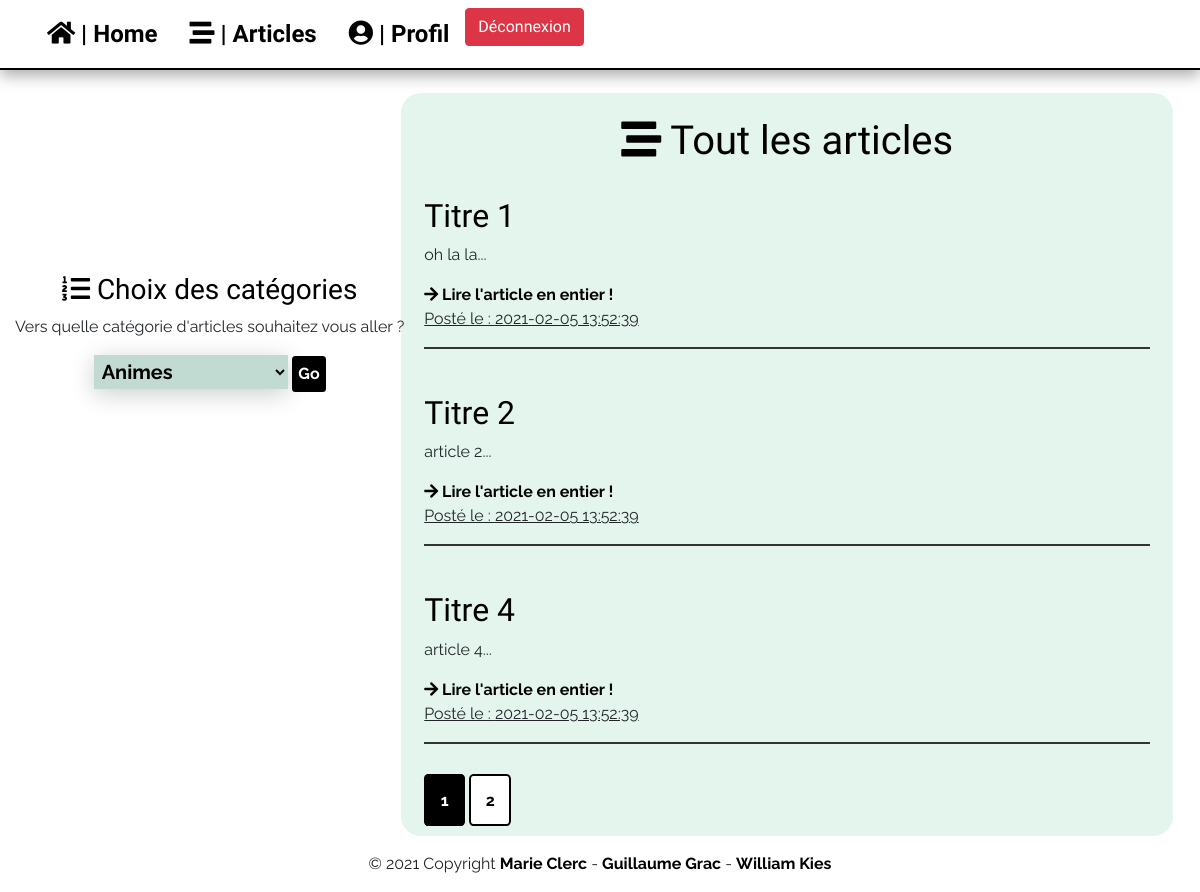
The page /templates/pages/articles.php?p=2 (signed in) on the database its author committed.
### tables this page shows
CREATE TABLE IF NOT EXISTS `articles` (
  `id` int(11) NOT NULL AUTO_INCREMENT,
  `titre` varchar(255) NOT NULL,
  `article` text NOT NULL,
  `id_utilisateur` int(11) NOT NULL,
  `id_categorie` int(11) NOT NULL,
  `date` timestamp NOT NULL,
  PRIMARY KEY (`id`)
);

### libraries/autoload.php (called while the page is built, shortened)
<?php
spl_autoload_register(function ($className)
{
    $className = str_replace("\\", "/", $className);
});

### libraries/Database.php (called while the page is built)
<?php
class Database
{
    private static $instance = null;
    public static function getPdo(): PDO
    {
        if (self::$instance === null)
        {
            try
            {
                self::$instance = new PDO('mysql:host=localhost; dbname=blog', 'root', '', [
                    PDO::ATTR_ERRMODE => PDO::ERRMODE_EXCEPTION,
                    PDO::ATTR_DEFAULT_FETCH_MODE => PDO::FETCH_ASSOC
                ]);
            }
            catch (PDOException $e)
            {
                die("Erreur : " . $e -> getMessage());
            }
        }
        return self::$instance;
    }
}
?>

### libraries/Model.php (called while the page is built, shortened)
<?php
abstract class Model
{
    public function __construct()
    {
        $this -> pdo = Database::getPdo();
    }
}

### templates/pages/articles.php (the view, shortened to what this page needs)
<?php
require_once ('../../libraries/autoload.php');
require ('../../libraries/Articles.php');
?>
    <main>
        <article>
            <section class="container-fluid">
                <section class="main-cont">
                    <section class="categories">
                        <h3><i class="fas fa-list-ol"></i> Choix des catégories</h3>
                        <p>Vers quelle catégorie d'articles souhaitez vous aller ?</p>
                        <form action="articles.php" method="get">
                            <section class="box">
                                <select name="Choix">
                                    <?php
                                    $triCategorie = new Articles();
                                    $tab = $triCategorie ->getAllCategories();
                                    foreach ($tab as $value){
                                        echo '<option value="'.$value[1].'">' . $value[1] . '</option>';
                                    }
                                    ?>
                                </select>
                                <input class="valid" type="submit" name="search" value="Go">
                            </section>
                        </form>
                    </section>
                    <section class="article1">
                        <?php
                        if(isset($_GET['search'])){
                            $_GET['id'] = $value[0];
                            $affichage = $triCategorie->getChoix($_GET['Choix']);
                            foreach ($affichage as $value){
                                echo '<h2>' . $value[1] . '</h2>
                                   <p>' . substr($value[2],0,150) . '</p>
                                   <p> Posté le : ' . $value[5] . '</p>
                                   <i class="fas fa-arrow-right"></i> <a href="article.php?id=' . $value[0] . '"> Lire l\'article en entier !</a><hr>';
                            }
                        }
                        else{
                            echo '<h1><i class="fas fa-stream"></i> Tout les articles</h1><br>';
                            $affichageA = new Articles();
                            $affichageA ->pagesArticles();
                        }
                        ?>
                    </section>
                </section>
            </section>
        </article>
    </main>
<?php require("../layout.php");?>

### libraries/Articles.php (shortened to what this page needs)
<?php
require_once('Model.php');
class Articles extends Model{
    public function getAllCategories(){
        $sql = "SELECT * FROM categories";
        $result = $this->pdo-> prepare($sql);
        $result->execute();
        $i=0;
        while ($fetch = $result->fetch(PDO::FETCH_ASSOC)){
            $tab[$i][]=$fetch['id'];
            $tab[$i][]=$fetch['nom'];
            $i++;
        }
        return $tab;
    }
    public function pagesArticles(){
        $sql1 ="SELECT COUNT(id) as nbArt FROM articles";
        $query = $this->pdo-> prepare($sql1);
        $query->execute();
        $data = $query->fetch(PDO::FETCH_ASSOC);
        $nbArt = $data['nbArt'];
        $perPage = 5;
        $cPage =1;
        $nbPage = ceil($nbArt/$perPage);
        if(isset($_GET['p']) && $_GET['p']>0 && $_GET['p']<= $nbPage){
            $cPage = $_GET['p'];
        }
        else{
            $cPage =1;
        }
        $sql2 = "SELECT * FROM `articles` WHERE `date` ORDER BY date DESC LIMIT ".(($cPage-1)*$perPage).",$perPage";
        $query = $this->pdo-> prepare($sql2);
        $query->execute();
        $article = $query->fetchAll(PDO::FETCH_ASSOC);
        foreach($article as $articles) {
            echo '<h2>' . ucfirst($articles['titre']) . '</h2>
                  <p>' . substr($articles['article'], 0, 150) . '...</p>
                  <a href="article.php?id=' . $_GET['id'] . '"><i class="fas fa-arrow-right"></i> Lire l\'article en entier !</a>
                  <p><u> Posté le : ' . $articles['date'] . '</u></p><hr><br>';
        }
        for($i=1; $i<=$nbPage; $i++){
            if($i==$cPage){
                echo "<a class='nPagesA'>$i</a>";
            }
            else{
                echo " <a class='nPages' href=\"articles.php?p=$i\">$i</a>  ";
            }
        }
    }
}
?>

### templates/pages/css/style.css (style rules this page uses)
* { margin: 0; padding: 0; }
html { scroll-behavior: smooth; }

### templates/pages/css/articles.css (style rules this page uses)
body { font-family: 'Raleway', sans-serif; }
h1, h3 { font-family: 'Amatic SC', cursive; color: black; text-align: center; }
h2 { font-family: 'Amatic SC', cursive; color: black; }
.main-cont { min-height: 78vh; margin-top: 2%; display: grid; grid-template-columns: 33% 33% 33%; }
hr { border: none; border-top: 2px solid #333; color: #333; overflow: visible; text-align: center; height: 5px; }
.categories { margin-top: 15%; position: fixed; grid-column-start: 1; grid-column-end: 2; grid-row-start: 1; }
form { text-align: center; }
.article1 { border-radius: 20px; background-color: #E4F5EE; padding: 3%; grid-column-start: 2; grid-column-end: 4; grid-row-start: 1; }
.nPages { transition: 0.5s; font-weight: bolder; margin-top: 5%; color: white; background-color: black; padding: 2%; border-radius: 10%; border: solid black 2px; }
.nPagesA { font-weight: bolder; margin-top: 5%; color: black; background-color: white; padding: 2%; border-radius: 10%; border: solid black 2px; }
a { transition: 0.5s; color: black; font-weight: bold; text-decoration: none; }
.box select { font-weight: bold; background-color: #c1dbd2; color: black; padding: 1%; width: 50%; border: none; font-size: 20px; box-shadow: 0 5px 25px rgba(0, 0, 0, 0.2); -webkit-appearance: button; outline: none; }
.box::before { position: absolute; top: 0; right: 0; width: 20%; height: 100%; text-align: center; font-size: 28px; line-height: 45px; color: rgba(255, 255, 255, 0.5); background-color: rgba(255, 255, 255, 0.1); pointer-events: none; }
.box select option { padding: 30px; }
.valid { border: solid black 2px; border-radius: 10%; transition: 0.5s; background-color: black; font-weight: bold; color: white; padding: 1%; }

### rows shown on the page
articles: titre "Titre 1", article "oh la la", date "2021-02-05 13:52:39"
articles: titre "Titre 2", article "article 2", date "2021-02-05 13:52:39"
articles: titre "Titre 4", article "article 4", date "2021-02-05 13:52:39"

### other values the page prints
form field Choix "Animes"
